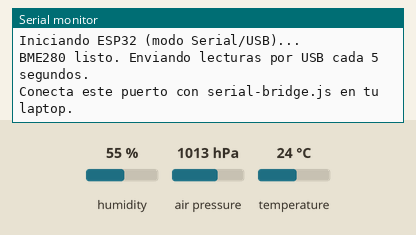
Recording of a sketch running on a simulated ESP32. Shown: the last lines printed to the serial monitor. Inputs (shaded band) come from the test bench; at power-on: humidity 55 %, air pressure 1013 hPa, temperature 24 °C.

Above: at 1.5 s.
1.6 s: humidity set to 22 %
At 6.4 s:
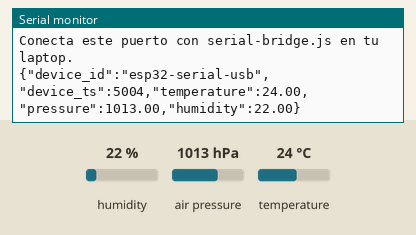
11.5 s: air pressure set to 952 hPa
At 16.4 s:
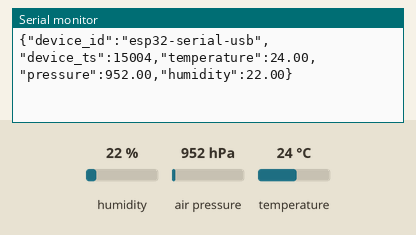
18.8 s: temperature set to 12 °C
At 21.4 s:
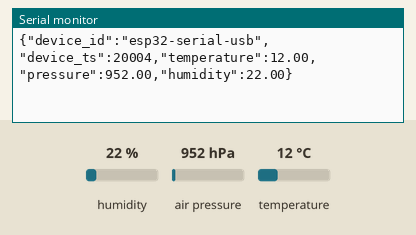
Timing chart, 0 to 22.9 s (numbered marks = the images above; inputs shaded):
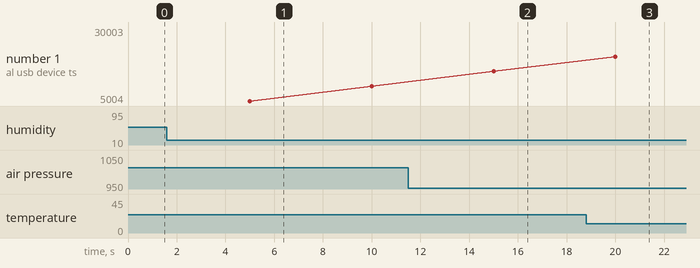

The sketch:

esp32_hmi_serial.ino
```cpp
/*
  esp32_hmi_serial.ino
  ---------------------------------------------------------
  Variante SERIAL (USB) del firmware del HMI.

  A diferencia de esp32_hmi.ino (que manda los datos por WiFi),
  esta versión NO USA WIFI PARA NADA. El ESP32 se queda conectado
  por el cable USB a tu laptop/PC (el mismo cable con el que lo
  programas) y simplemente imprime una línea JSON por Serial cada
  cierto tiempo:

      {"device_id":"esp32-serial-usb","device_ts":12345,"temperature":24.71,"pressure":1013.20,"humidity":55.30}

  Del lado de la laptop, el script "serial-bridge.js" (carpeta
  server/) lee esas líneas y las reenvía al mismo servidor
  Node.js/SQLite que ya tienes, usando el endpoint /api/data.

  Ventajas de este modo:
    - No depende de WiFi para nada (ni router, ni Access Point).
    - Más simple y más difícil que falle la conexión.
  Desventaja:
    - El ESP32 tiene que quedar físicamente conectado por cable
      USB a la computadora donde corre el servidor. No sirve para
      verlo desde el celular directamente desde el ESP32 (aunque
      la página web sigue funcionando igual para cualquier
      dispositivo en la misma red que la laptop).

  Librerías necesarias (Arduino IDE > Administrador de librerías):
    - "Adafruit BME280 Library" (Adafruit)
    - "Adafruit Unified Sensor" (Adafruit)

  Conexión BME280 (I2C) a un ESP32 típico:
    VIN  -> 3V3
    GND  -> GND
    SCL  -> GPIO 22
    SDA  -> GPIO 21
  ---------------------------------------------------------
*/

#include <Wire.h>
#include <Adafruit_Sensor.h>
#include <Adafruit_BME280.h>

// ------------------- CONFIGURACIÓN -------------------

// Debe coincidir con la velocidad que uses en serial-bridge.js
// (SERIAL_BAUD, por defecto 115200)
const unsigned long SERIAL_BAUD = 115200;

// Identificador de este dispositivo (se guarda junto con cada
// lectura en la base de datos, útil si más adelante tienes
// varios ESP32).
const char* DEVICE_ID = "esp32-serial-usb";

// Cada cuánto se manda una lectura (ms)
const unsigned long SEND_INTERVAL_MS = 5000;

// -------------------------------------------------------

Adafruit_BME280 bme;
unsigned long lastSend = 0;

void setup() {
  Serial.begin(SERIAL_BAUD);
  delay(300);

  Wire.begin(21, 22); // SDA, SCL

  // Mensajes de arranque van SIN llaves { } para que el bridge
  // los distinga de una lectura JSON y solo los muestre como log.
  Serial.println("Iniciando ESP32 (modo Serial/USB)...");

  if (!bme.begin(0x76)) {           // algunos módulos usan 0x77
    Serial.println("No se encontro el BME280. Revisa el cableado / direccion I2C.");
    while (1) delay(1000);
  }

  Serial.println("BME280 listo. Enviando lecturas por USB cada 5 segundos.");
  Serial.println("Conecta este puerto con serial-bridge.js en tu laptop.");
}

void loop() {
  if (millis() - lastSend >= SEND_INTERVAL_MS) {
    lastSend = millis();

    // ---------------- LECTURA DE SENSOR ----------------
    float tempC   = bme.readTemperature();        // °C
    float presHpa = bme.readPressure() / 100.0F;   // Pa -> hPa
    float humPct  = bme.readHumidity();            // %HR
    // -----------------------------------------------------

    // Construye la línea JSON y la imprime en UNA sola línea
    // (println añade el salto de línea que el bridge necesita
    // para saber dónde termina cada lectura).
    String payload = "{";
    payload += "\"device_id\":\"" + String(DEVICE_ID) + "\",";
    payload += "\"device_ts\":" + String(millis()) + ",";
    payload += "\"temperature\":" + String(tempC, 2) + ",";
    payload += "\"pressure\":" + String(presHpa, 2) + ",";
    payload += "\"humidity\":" + String(humPct, 2);
    payload += "}";

    Serial.println(payload);
  }
}
```

Measured:
- after the input at 1.6 s, the serial monitor: prints a new line after 3.4 s (image 1)
- after the input at 11.5 s, the serial monitor: prints a new line after 3.5 s (image 2)
- after the input at 18.8 s, the serial monitor: prints a new line after 1.2 s (image 3)
